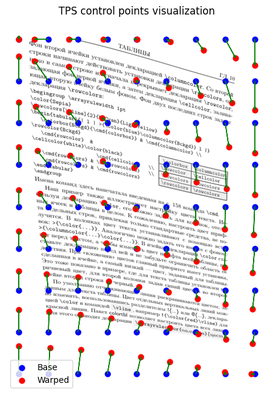
#> input picture images/examples/TPS_visualization.png, 273 x 398 px, shrunk from 452 x 658 before the run, given as the content of the folder data/raw/v1/, which was not available
$ jupyter execute --allow-errors 01_gen_dataset.ipynb
#> lines starting #> are read from the running program, lines starting #| are printed output that depends on the picture; pictures that were not available may be replaced by others from this repository, and a replacement may not be noted
[cell 1]
import os, sys
os.chdir(os.path.dirname(sys.prefix))
# print(f"Рабочая директория: {os.getcwd()}")

[cell 2]
from src.tsp_dewarp.transforms import (
    RandomNoiseTransform, RandomPerspectiveTransform,
    RandomWaveTransform, RandomSpineBend,
    Compose
)
from src.tsp_dewarp.dataset import TPSDatasetGenerator, TPSDataset

#> (a cell that did not finish here is left out)

#> (a cell that did not finish here is left out)

#> (a cell that did not finish here is left out)

[cell 6]
import os
import matplotlib.pyplot as plt
from PIL import Image
import numpy as np

# Пути к директориям
input_dir = 'data/raw/v1/'
output_dir = 'data/generated/v1/'

# Получаем списоки файлов (первые 5 изображений)
in_files = sorted([f for f in os.listdir(input_dir)
                      if f.lower().endswith(('.png', '.jpg', '.jpeg'))])[:5]
out_files = sorted([f for f in os.listdir(output_dir)
                      if f.lower().endswith(('.png', '.jpg', '.jpeg'))])[:5]

# Создаем фигуру 2×5 (2 строки, 5 столбцов)
fig, axes = plt.subplots(2, 5, figsize=(20, 8))
fig.suptitle('Сравнение исходных и сгенерированных изображений', fontsize=16, y=0.98)

for i, (in_img, out_img) in enumerate(zip(in_files, out_files)):
    # Загрузка исходного изображения
    input_path = os.path.join(input_dir, in_img)
    img_input = Image.open(input_path)
#> img_input is the input picture: PIL image 273x398 RGBA; mean R, G, B, A 234.3, 231.6, 234.2, 255

    # Загрузка сгенерированного изображения (если существует)
    output_path = os.path.join(output_dir, out_img)
    if os.path.exists(output_path):
        img_output = Image.open(output_path)
    else:
        # Если файл не найден, создаем черное изображение того же размера
        img_output = Image.new('RGB', img_input.size, color='black')

    # Отображение исходного изображения (верхний ряд) в ЧБ
    axes[0, i].imshow(np.array(img_input.convert('L')), cmap='gray')
    axes[0, i].set_title(f'Исходное {i+1}', fontsize=10)
    axes[0, i].axis('off')

    # Отображение сгенерированного изображения (нижний ряд) в ЧБ
    axes[1, i].imshow(np.array(img_output.convert('L')), cmap='gray')
    axes[1, i].set_title(f'Сгенерированное {i+1}', fontsize=10)
    axes[1, i].axis('off')

plt.tight_layout()
plt.show()
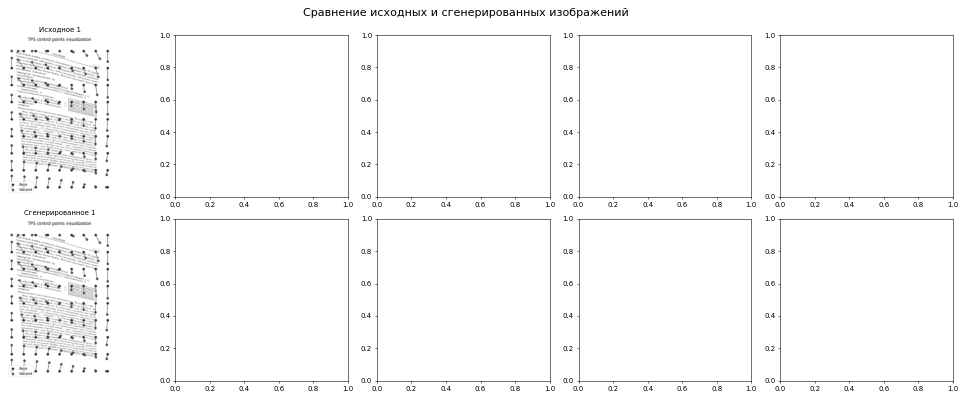
#> figure drawn by matplotlib, 2 panels

[cell 7]
import os
from PIL import Image, ImageOps
import numpy as np

# Пути к директориям
input_dir = 'data/raw/v1/'
output_dir = 'data/generated/v1/'

# Директория для сохранения пар изображений
images_save_dir = 'images'
os.makedirs(images_save_dir, exist_ok=True)

# Получаем список файлов (первые 5 изображений)
in_files = sorted([f for f in os.listdir(input_dir)
                      if f.lower().endswith(('.png', '.jpg', '.jpeg'))])[:5]
out_files = sorted([f for f in os.listdir(output_dir)
                      if f.lower().endswith(('.png', '.jpg', '.jpeg'))])[:5]

# Определяем цвет и толщину серой рамки
border_color = (128, 128, 128)  # Серый
border_width = 6  # px

for i, (in_img, out_img) in enumerate(zip(in_files, out_files)):
    # Загрузка исходного изображения
    input_path = os.path.join(input_dir, in_img)
    img_input = Image.open(input_path)

    # Загрузка сгенерированного изображения (если существует)
    output_path = os.path.join(output_dir, out_img)
    if os.path.exists(output_path):
        img_output = Image.open(output_path)
    else:
        # Если файл не найден, создаем черное изображение того же размера
        img_output = Image.new('RGB', img_input.size, color='black')

    # Преобразуем в RGB для корректного добавления рамки и работы далее
    img_input_bordered = ImageOps.expand(img_input.convert('RGB'), border=border_width, fill=border_color)
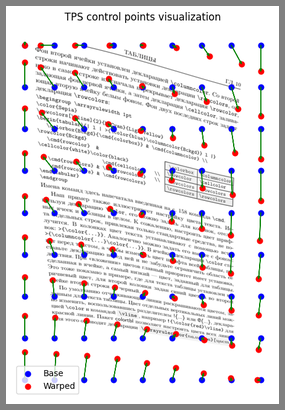
#> img_input_bordered: PIL image 285x410 RGB; mean R, G, B 226.9, 224.3, 226.7
    img_output_bordered = ImageOps.expand(img_output.convert('RGB'), border=border_width, fill=border_color)

    # Объединяем обе картинки горизонтально в одно изображение
    pair_width = img_input_bordered.width + img_output_bordered.width
#> pair_width = 570
    pair_height = max(img_input_bordered.height, img_output_bordered.height)
#> pair_height = 410
    pair_image = Image.new('RGB', (pair_width, pair_height), color=(255, 255, 255))
#> pair_image: PIL image 570x410 RGB; every value is 255
    pair_image.paste(img_input_bordered, (0, 0))
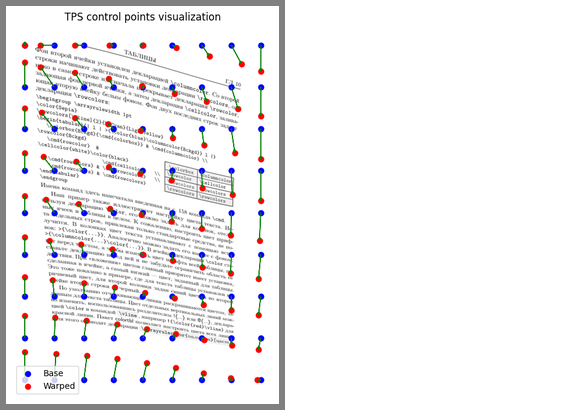
#> pair_image: PIL image 570x410 RGB; mean R, G, B 240.9, 239.7, 240.9
    pair_image.paste(img_output_bordered, (img_input_bordered.width, 0))
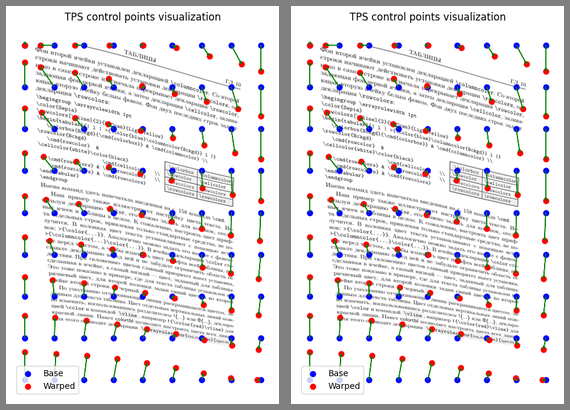
#> pair_image: PIL image 570x410 RGB; mean R, G, B 226.9, 224.3, 226.7

    # Сохраняем итоговое изображение-пару
    save_path = os.path.join(images_save_dir, f'pair_{i+1:02d}.png')
    pair_image.save(save_path)

[cell 8]
import cv2

[cell 9]
from src.tsp_dewarp.dataset import TPSDataset
from src.tsp_dewarp.geometry import build_remap_from_delta_tps

[cell 10]
DATASET_FOLDER = 'data/generated/v2_3000/'
#> (the rest of this cell did not finish here and is left out)

[cell 11]
idx, k = 2, 1

[cell 12]
img_path = f'data/generated/v2_3000/latex_{idx:03}warped_{k}.png'
img = cv2.imread(str(img_path), cv2.IMREAD_GRAYSCALE)
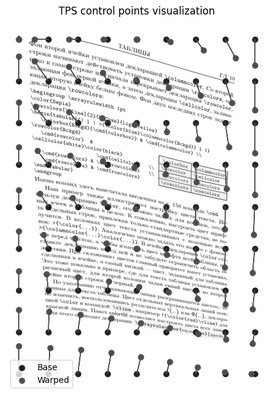
#> img: shape (398, 273); min 0, max 255, mean 232.6
img
